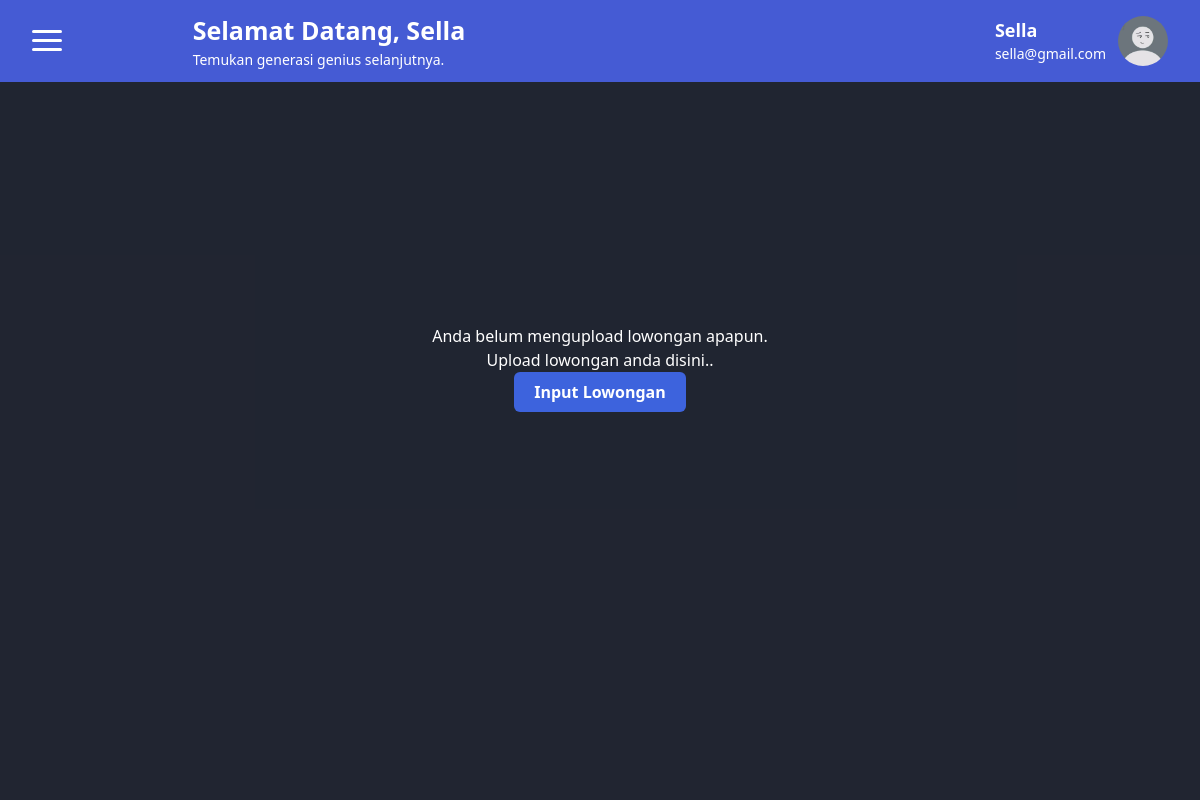
/dashboard/dashboard-perusahaan/ (signed in), run on an earlier commit of the app's database.
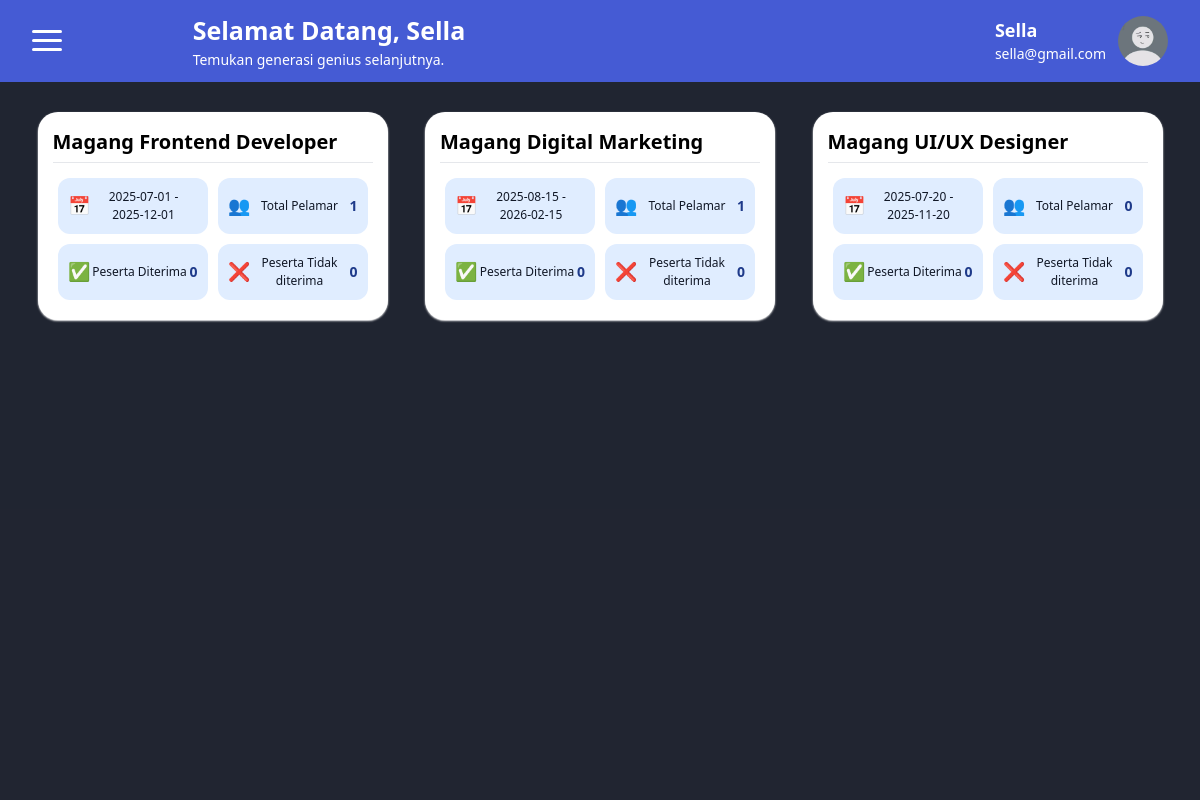
And on a later commit of the database.
### tables this page shows
CREATE TABLE `detail_apply` (
  `id_detail` varchar(20) NOT NULL,
  `id_lowongan` varchar(20) NOT NULL,
  `id_mhs` varchar(20) NOT NULL,
  `waktu_apply` timestamp NOT NULL DEFAULT CURRENT_TIMESTAMP,
  `status` enum('Menunggu','Disetujui') DEFAULT 'Menunggu'
);

CREATE TABLE `lowongan` (
  `id_lowongan` varchar(20) NOT NULL,
  `id_perusahaan` varchar(20) NOT NULL,
  `banner` varchar(255) DEFAULT NULL,
  `judul` varchar(255) DEFAULT NULL,
  `deskripsi` text,
  `posisi` varchar(255) DEFAULT NULL,
  `kuota` varchar(255) DEFAULT NULL,
  `lokasi` varchar(255) DEFAULT NULL,
  `jenis_kelamin` enum('Perempuan','Laki-laki') DEFAULT NULL,
  `rentang_usia` varchar(255) DEFAULT NULL,
  `mulai_magang` date DEFAULT NULL,
  `selesai_magang` date DEFAULT NULL,
  `deadline_apply` date DEFAULT NULL,
  `uang_saku` varchar(255) DEFAULT NULL,
  `created_at` timestamp NOT NULL DEFAULT CURRENT_TIMESTAMP,
  `updated_at` timestamp NOT NULL DEFAULT CURRENT_TIMESTAMP
);

### dashboard/dashboard-perusahaan/index.php (the view, shortened to what the changed rows need)
<?php
include '../../db.php';
include '../components/render-components.php';
$idUser = $_SESSION['id_user'];
$email = $_SESSION['email'];
$dataPerusahaan = mysqli_fetch_assoc(mysqli_query($connect, "SELECT * FROM perusahaan WHERE id_user = '$idUser'"));
$id_perusahaan = $dataPerusahaan['id_perusahaan'];
?>
<!DOCTYPE html>
<html lang="en">
<head>
  <script src="https://cdn.tailwindcss.com"></script>
  <link rel="stylesheet" href="https://cdnjs.cloudflare.com/ajax/libs/font-awesome/6.7.2/css/all.min.css" />
  <link rel="stylesheet" href="../../assets/css/dashboard.css">
</head>
<body class="h-screen flex flex-col overflow-hidden ">
  <?php
  $nama = $dataPerusahaan['nama_perusahaan'];
  echo renderHeader($nama, $email, 'Temukan');
  ?>
  <div class="flex flex-1 relative">
    <section class="bg-[#1d222efb] w-full flex flex-col items-center">
      <div id="dashboard" class="menu w-full  h-[572px] overflow-y-auto flex-col items-center justify-center">
        <?php
        $dataLowongan = mysqli_query($connect, "SELECT * FROM `lowongan` a LEFT JOIN detail_apply b ON a.id_lowongan=b.id_lowongan WHERE id_perusahaan='$id_perusahaan';");
        if (mysqli_num_rows($dataLowongan) <= 0) {
        ?>
          <div class="flex flex-col items-center justify-center text-white w-full h-full">
            <p>Anda belum mengupload lowongan apapun. </p>
            <p>Upload lowongan anda disini..</p>
            <a href="#input-lowongan"
              class="px-5 py-2 rounded-md bg-[rgb(61,99,221)] text-white font-semibold  hover:bg-[rgb(27,61,173)] cursor-pointer">Input
              Lowongan</a>
          </div>
        <?php } else { ?>
          <div class="flex flex-wrap w-full h-full" style="justify-content: space-evenly;">
          <?php
          while ($rowLowongan = mysqli_fetch_assoc($dataLowongan)) {
            echo cardLowongan($connect, $rowLowongan);
          }
        } ?>
          </div>
      </div>
    </section>
  </div>
</body>
</html>

### dashboard/components/render-components.php (shortened to what the changed rows need)
<?php
function renderHeader($nama, $email, $quote)
{
  ob_start(); ?>
  <header class="flex justify-between items-center bg-[#455bd4] text-white px-8 py-3">
    <div class="w-[60%]">
      <h2 class="font-semibold text-[25px]">Selamat Datang, <span id="nama-perusahaan"><?php echo $nama ?></span>
      </h2>
    </div>
  </header>
<?php
  return ob_get_clean();
}
  ob_start(); ?>
<?php
function cardLowongan($connect, $rowLowongan)
{
  $id_lowongan = $rowLowongan['id_lowongan'];
  $total = mysqli_fetch_assoc(mysqli_query($connect, "SELECT COUNT(id_lowongan) as total FROM `detail_apply` WHERE id_lowongan='$id_lowongan';"))['total'];
  $diterima = mysqli_fetch_assoc(mysqli_query($connect, "SELECT COUNT(id_lowongan) as diterima FROM `detail_apply` WHERE id_lowongan='$id_lowongan' AND status='Disetujui';"))['diterima'];
  $ditolak = mysqli_fetch_assoc(mysqli_query($connect, "SELECT COUNT(id_lowongan) as ditolak FROM `detail_apply` WHERE id_lowongan='$id_lowongan' AND status='Gagal';"))['ditolak'];
  ob_start(); ?>
  <div class="h-fit bg-white p-[15px] my-[30px] rounded-[20px] shadow-sm shadow-white">
    <a class="block text-[20px] font-bold border-b  pb-[5px] mb-[10px]">
      <?=$rowLowongan['judul']?>
    </a>
    <div class="flex flex-wrap w-[320px]">
      <div class="w-[150px] m-[5px] bg-[#e0edff] p-[10px] rounded-[12px] flex items-center justify-between">
        <div class="text-[18px]">📅</div>
        <div class="text-[12px] text-[#111827] flex-1 text-center">
          <?=$rowLowongan['mulai_magang']?> -<br /><?=$rowLowongan['selesai_magang']?>
        </div>
      </div>
      <a href="" class="w-[150px] m-[5px] bg-[#e0edff] p-[10px] rounded-[12px] flex items-center justify-between">
        <div class="text-[18px]">👥</div>
        <div class="text-[12px] text-[#111827] flex-1 text-center">
          Total Pelamar
        </div>
        <div class="font-bold text-[14px] text-[#1e3a8a]"><?=$total?></div>
      </a>
      <a href="" class="w-[150px] m-[5px] bg-[#e0edff] p-[10px] rounded-[12px] flex items-center justify-between">
        <div class="text-[18px]">✅</div>
        <div class="text-[12px] text-[#111827] flex-1 text-center">
          Peserta Diterima
        </div>
        <div class="font-bold text-[14px] text-[#1e3a8a]"><?=$diterima?></div>
      </a>
      <a href="" class="w-[150px] m-[5px] bg-[#e0edff] p-[10px] rounded-[12px] flex items-center justify-between">
        <div class="text-[18px]">❌</div>
        <div class="text-[12px] text-[#111827] flex-1 text-center">
          Peserta Tidak diterima
        </div>
        <div class="font-bold text-[14px] text-[#1e3a8a]"><?=$ditolak?></div>
      </a>
    </div>
  </div>
<?php
  return ob_get_clean();
}
?>

What changed in the data, as far as the page shows it:
added detail_apply: id_lowongan.judul "Magang Frontend Developer", id_lowongan.mulai_magang "2025-07-01", id_lowongan.selesai_magang "2025-12-01", total "1", diterima "0", ditolak "0"
added detail_apply: id_lowongan.judul "Magang Digital Marketing", id_lowongan.mulai_magang "2025-08-15", id_lowongan.selesai_magang "2026-02-15", total "1", diterima "0", ditolak "0"
added lowongan: judul "Magang UI/UX Designer", mulai_magang "2025-07-20", selesai_magang "2025-11-20", total "0", diterima "0", ditolak "0"
Also different on the page:
text no longer shown: "Anda belum mengupload lowongan apapun. Upload lowongan anda disini.. Input Lowongan"
